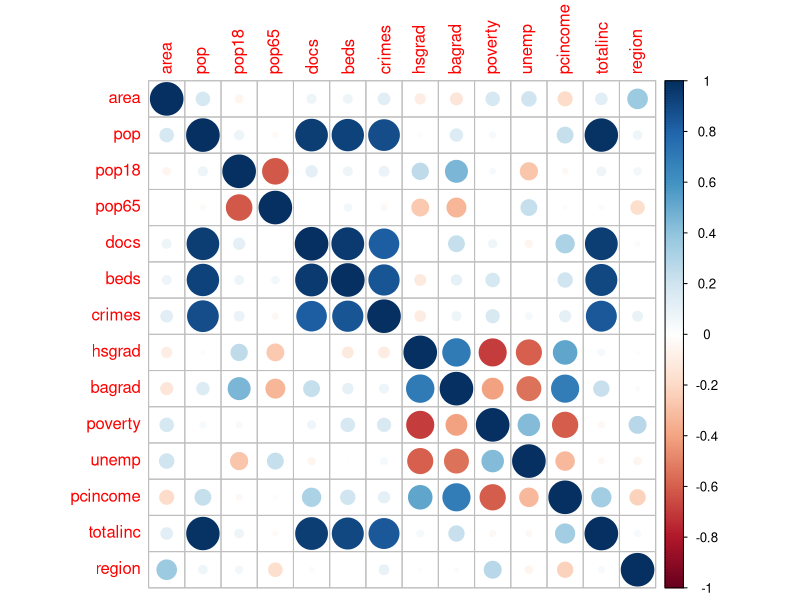
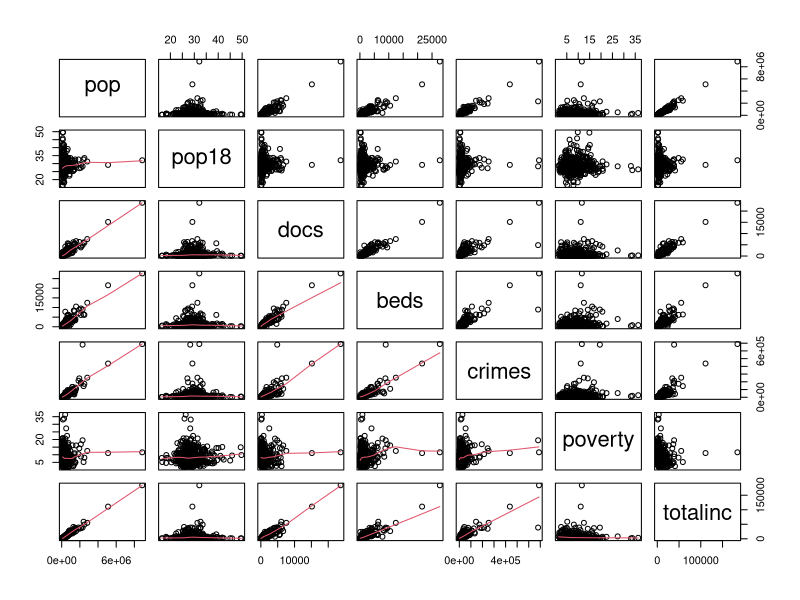
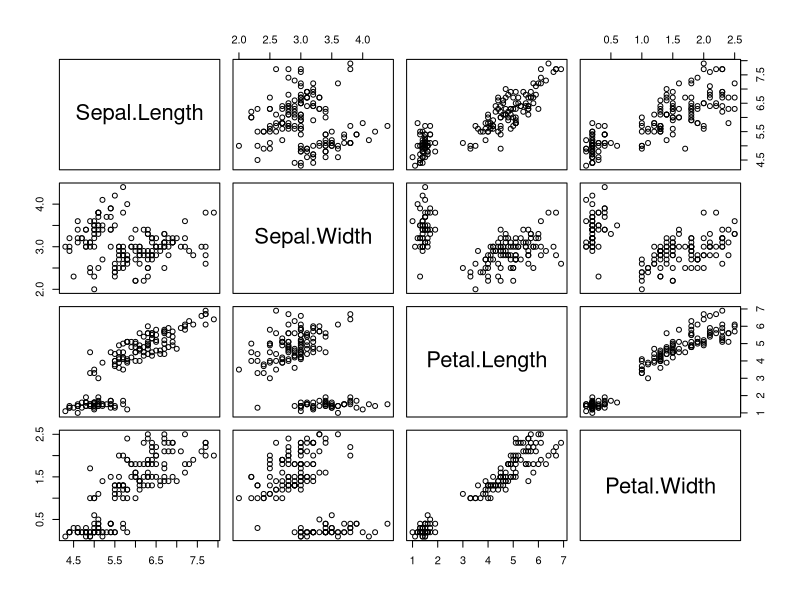
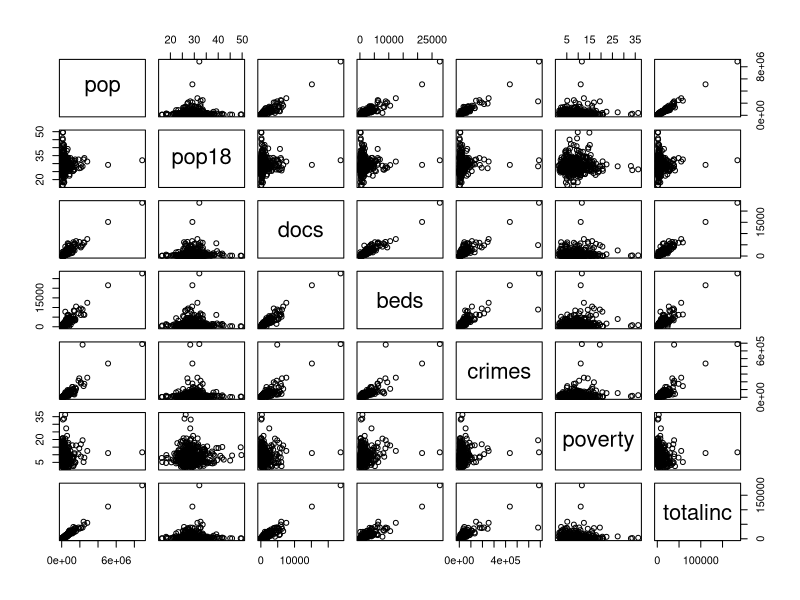

These figures' R source, in order: (Note: this script raises an error after producing the figures.)
## ---- chunk 1
library(tidyverse)
library(graphics)
## ---- chunk 2
cdi = read.csv("data/cdi.csv")


cdi_cor = cdi %>% 
  select(-id,-cty,-state)
  
## ---- chunk 3
cdi.cor = cor(cdi_cor)


library(corrplot)
corrplot(cdi.cor)
## ---- chunk 4

ls(cdi)
data = cdi %>% 
  select(pop,pop18,docs,beds,crimes,poverty,totalinc)



groups <- cdi[, 17] 
# Plot correlation matrix
pairs(data,lower.panel = panel.smooth)

# Equivalent with a formula
pairs(~ Sepal.Length + Sepal.Width + Petal.Length + Petal.Width, data = iris)

# Equivalent but using the plot function
plot(data) 
## ---- chunk 5
plot(x, y, pch = 19, col = "lightblue")

# Regression line
abline(lm(y ~ x), col = "red", lwd = 3)

# Pearson correlation
text(paste("Correlation:", round(cor(x, y), 2)), x = 25, y = 95)
